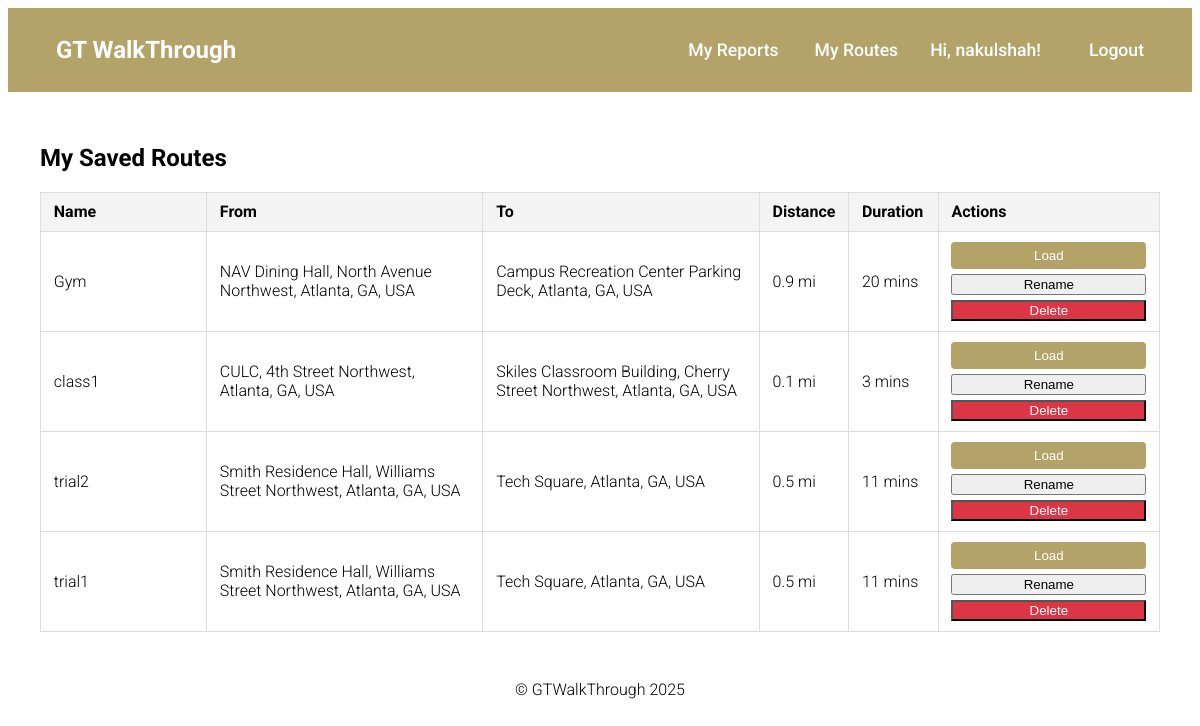
Page /my-routes/ (signed in) on the committed database.
### gtwt_app/models.py (models this page shows, shortened)
class SavedRoute(models.Model):
    user          = models.ForeignKey(User, on_delete=models.CASCADE, related_name='saved_routes')
    name          = models.CharField(max_length=100)
    origin        = models.CharField(max_length=255)
    destination   = models.CharField(max_length=255)
    travel_mode   = models.CharField(max_length=20)       # e.g. WALKING, DRIVING, BICYCLING
    steps         = models.JSONField()                    # store the entire directions JSON if you want
    distance_text = models.CharField(max_length=50)       # e.g. "2.3 mi"
    duration_text = models.CharField(max_length=50)       # e.g. "12 mins"
    created_at    = models.DateTimeField(auto_now_add=True)

### gtwt_app/views.py (the view)
# urls.py: path('my-routes/', views.my_routes, name='my_routes'),
@login_required
def my_routes(request):
    routes = SavedRoute.objects.filter(user=request.user).order_by('-created_at')
    return render(request, 'my_routes.html', {'routes': routes})

### gtwt_app/templates/my_routes.html (shortened to what this page needs)
{% extends "base.html" %}
{% load static %}
 {% block content %}
<h2>My Saved Routes</h2>
{% if routes %}
<table class="route-table">
  <thead>
    <tr>
      <th style="width: 15%">Name</th>
      <th style="width: 25%">From</th>
      <th style="width: 25%">To</th>
      <th style="width: 7%">Distance</th>
      <th style="width: 8%">Duration</th>
      <th style="width: 20%">Actions</th>
    </tr>
  </thead>
  <tbody>
    {% for r in routes %}
    <tr data-route-id="{{ r.id }}">
      <td>
        <span class="route-name">{{ r.name }}</span>
      </td>
      <td>{{ r.origin }}</td>
      <td>{{ r.destination }}</td>
      <td>{{ r.distance_text }}</td>
      <td>{{ r.duration_text }}</td>
      <td>
        <div style="display: flex; flex-direction: column; gap: 5px">
          <button
            class="route-btn load-route-btn"
            data-steps="{{ r.steps|escapejs }}"
          >
            Load
          </button>
          <button class="route-btn rename-btn">Rename</button>
          <button
            class="route-btn delete-route-btn"
            style="background-color: #dc3545; color: white"
          >
            Delete
          </button>
        </div>
      </td>
    </tr>
    {% endfor %}
  </tbody>
</table>
{% else %}
<p>You haven’t saved any routes yet.</p>
{% endif %} {% endblock %}

### gtwt_app/templates/base.html (shortened to what this page needs)
<!DOCTYPE html>
<html lang="en">
  <head>
    {% load static %}
    <link rel="stylesheet" href="{% static 'css/style.css' %}" />
  </head>
  <body>
    <header>
      <nav>
        <div style="display: flex; align-items: center; gap: 1rem">
          <a href="{% url 'home' %}" class="navbar-brand">GT WalkThrough</a>
        </div>
        <ul class="nav-links">
          {% if user.is_authenticated %}
          <li>
            <a href="{% url 'my_reports' %}">My Reports</a>
            <a href="{% url 'my_routes'  %}" class="nav-link">My Routes</a>
          </li>
          <li class="user-greeting">Hi, {{ user.username }}!</li>
          <li><a href="{% url 'logout' %}">Logout</a></li>
          {% else %}
          <li><a href="{% url 'login' %}">Login</a></li>
          <li><a href="{% url 'register' %}">Register</a></li>
          {% endif %}
        </ul>
      </nav>
    </header>
    <div class="content">{% block content %}{% endblock %}</div>
    <footer>
      <p>&copy; GTWalkThrough 2025</p>
    </footer>
  </body>
</html>

### gtwt_app/static/css/style.css (style rules this page uses)
header { background-color: #222; padding: 1rem 0; }
nav { display: flex; justify-content: space-between; align-items: center; padding: 0 2rem; }
.navbar-brand { font-size: 1.5rem; font-weight: bold; color: #ffa500; }
.nav-links { list-style: none; display: flex; gap: 1rem; }
.nav-links a { text-decoration: none; color: #ffa500; font-size: 1.1rem; padding: 0.5rem 1rem; transition: background-color 0.3s ease; }
.content { padding: 2rem; }
.route-table { width: 100%; border-collapse: collapse; margin-top: 1rem; }
.route-table th, .route-table td { border: 1px solid #ddd; padding: 0.6rem 0.8rem; text-align: left; }
.route-table th { background-color: #f4f4f4; }
.load-route-btn { background-color: #b3a369; border: none; color: white; padding: 0.4rem 0.8rem; border-radius: 4px; cursor: pointer; }

### gtwt_app/templates/base.html (style rules this page uses)
body { font-family: "Roboto", sans-serif; font-weight: 300; }
header { background-color: #b3a369; padding: 1rem 0; }
nav { display: flex; justify-content: space-between; align-items: center; padding: 0 2rem; }
.navbar-brand { font-family: "Roboto", sans-serif; font-size: 1.5rem; font-weight: 700; color: white; text-decoration: none; padding: 0.5rem 1rem; transition: background-color 0.3s ease; border-radius: 5px; }
.nav-links { list-style: none; display: flex; gap: 1rem; }
.nav-links a { font-family: "Roboto", sans-serif; font-weight: 500; text-decoration: none; color: white; font-size: 1.1rem; padding: 0.5rem 1rem; transition: background-color 0.3s ease; }
.user-greeting { color: white; font-size: 1.1rem; margin-right: 1rem; font-weight: 500; }
.content { padding: 2rem; }
footer { text-align: center; }
.nav-link { text-decoration: none; color: #f9f6e5; font-weight: 500; }

### rows in the picture
SavedRoute: name "Gym", origin "NAV Dining Hall, North Avenue Northwest, Atlanta, GA, USA", destination "Campus Recreation Center Parking Deck, Atlanta, GA, USA", distance_text "0.9 mi", duration_text "20 mins"
SavedRoute: name "class1", origin "CULC, 4th Street Northwest, Atlanta, GA, USA", destination "Skiles Classroom Building, Cherry Street Northwest, Atlanta, GA, USA", distance_text "0.1 mi", duration_text "3 mins"
SavedRoute: name "trial2", origin "Smith Residence Hall, Williams Street Northwest, Atlanta, GA, USA", destination "Tech Square, Atlanta, GA, USA", distance_text "0.5 mi", duration_text "11 mins"
SavedRoute: name "trial1", origin "Smith Residence Hall, Williams Street Northwest, Atlanta, GA, USA", destination "Tech Square, Atlanta, GA, USA", distance_text "0.5 mi", duration_text "11 mins"

### other values in the picture
{{ user.username }} "nakulshah"
